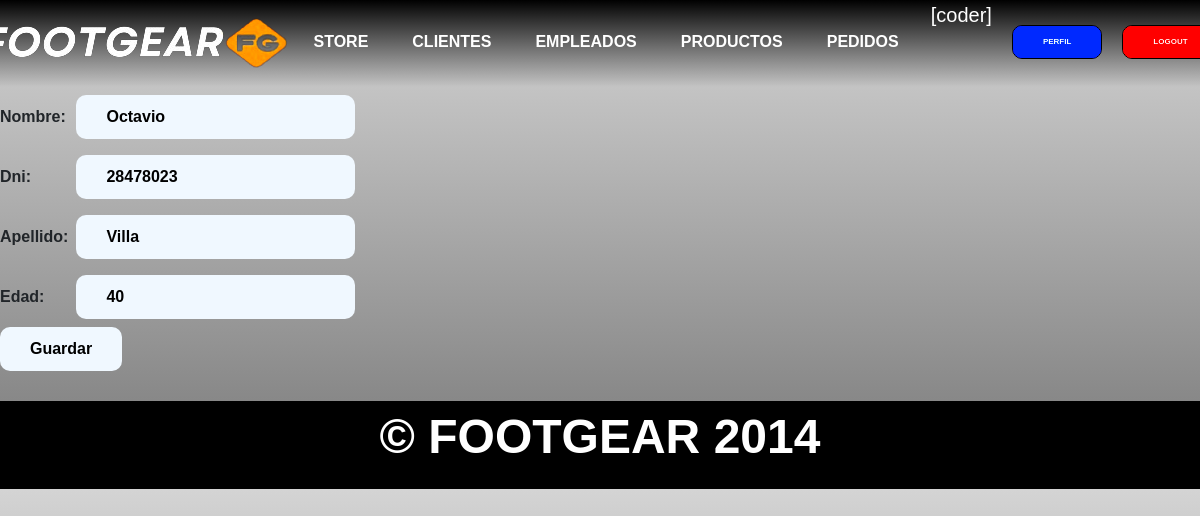
Before: /clienteUpdate/1018/ (signed in) with the older database file.
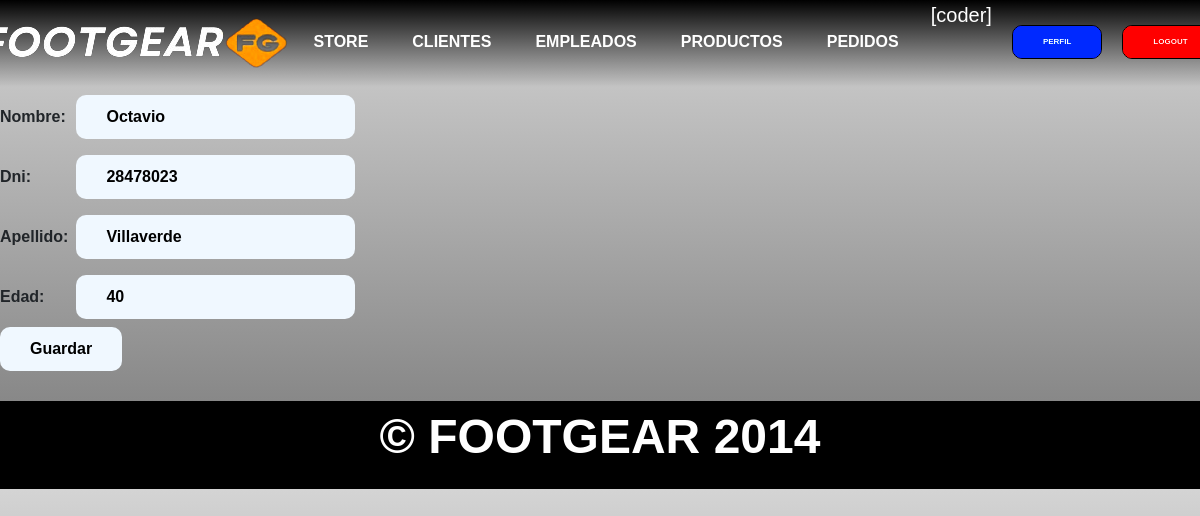
After: the same page with the newer database file.
### aplicacion/models.py (models this page shows, shortened)
class Cliente(models.Model):
    nombre = models.CharField(max_length=50)
    apellido = models.CharField(max_length=50)
    edad = models.IntegerField()
    dni = models.IntegerField(unique=True)

### aplicacion/views.py (the view)
# urls.py: path('clienteUpdate/<id_cliente>/', clienteUpdate, name="cliente_update"),
@login_required
def clienteUpdate(request,id_cliente):
    cliente = Cliente.objects.get(id = id_cliente)
    if request.method == "POST":
        miForm = ClienteForm(request.POST)
        if miForm.is_valid():
            cliente.nombre = miForm.cleaned_data.get("nombre")
            cliente.apellido = miForm.cleaned_data.get("apellido")
            cliente.edad =  miForm.cleaned_data.get("edad")
            cliente.dni = miForm.cleaned_data.get("dni")
            cliente.save()
            return redirect(reverse_lazy('clientes'))
    else:
        miForm = ClienteForm(initial={'nombre': cliente.nombre, 'apellido' : cliente.apellido, 'edad' : cliente.edad , 'dni' : cliente.dni} )
    return render(request,"aplicacion/clienteForm.html",{"form": miForm})

### aplicacion/forms.py
class ClienteForm(forms.Form):
    nombre = forms.CharField(max_length=50,required=True)
    dni = forms.IntegerField(required=True)
    apellido = forms.CharField(max_length=50,required=True)
    edad = forms.IntegerField(required=True)

### aplicacion/templates/aplicacion/clienteForm.html (shortened to what this page needs)
{% extends "aplicacion/index.html" %}
{% block contenido %}
<form id="clienteForm" action="" method="post">
    <table>
        {{ form.as_table }}
    </table>
    <input type="submit" value="Guardar">
</form>
{% endblock contenido %}

Changed rows visible on the page:
changed Cliente "Octavio": apellido "Villa" → "Villaverde"
